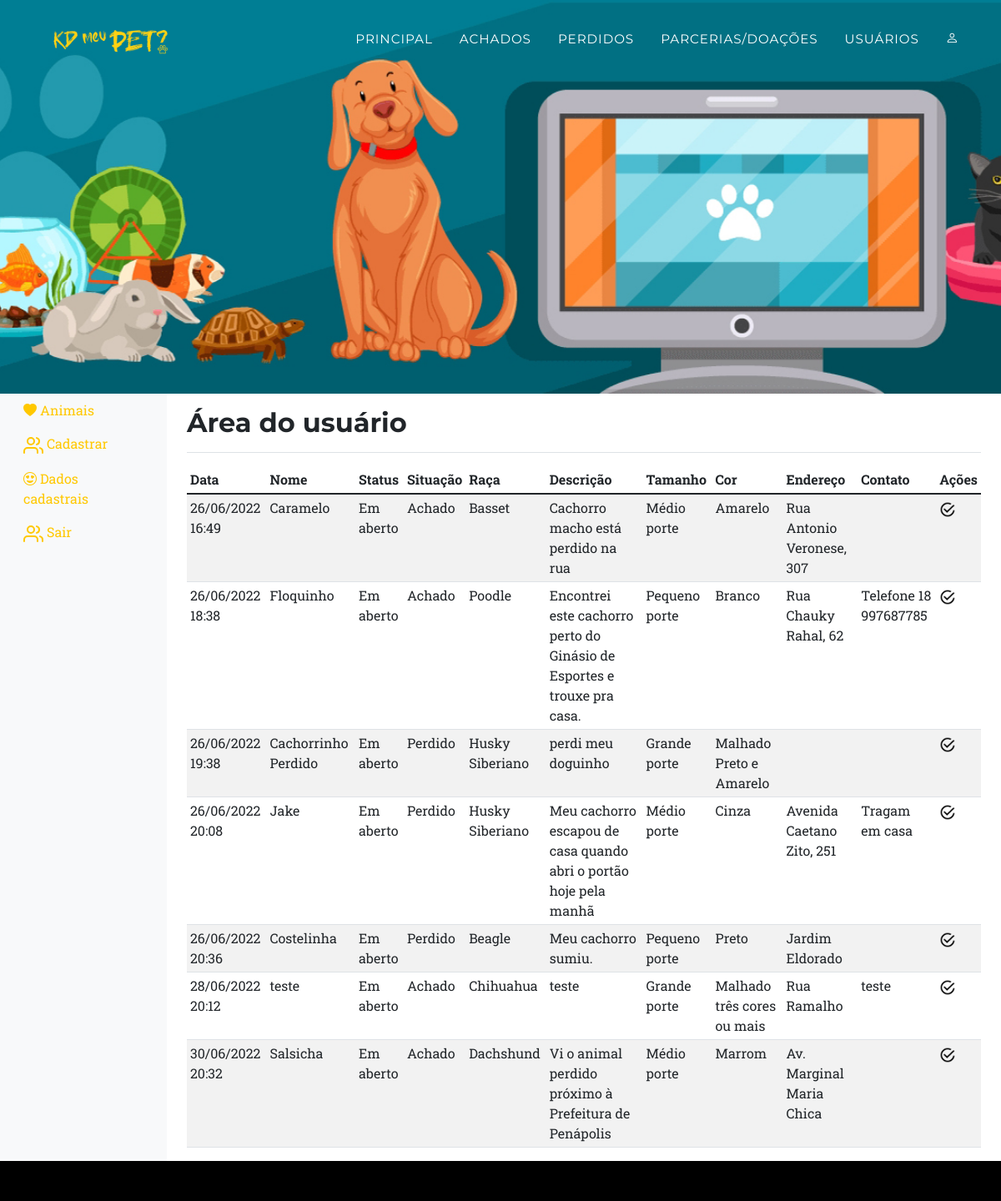
The page /user.php (signed in) on the database its author committed.
### tables this page shows
CREATE TABLE `cadastro_animal` (
  `c_id` int(11) NOT NULL,
  `c_nomeanimal` varchar(250) DEFAULT NULL,
  `c_foto` varchar(250) DEFAULT NULL,
  `c_descricao` text DEFAULT NULL,
  `c_usuario` int(11) DEFAULT NULL,
  `c_raca` int(11) DEFAULT NULL,
  `c_tamanho` int(11) DEFAULT NULL,
  `c_data` datetime DEFAULT NULL,
  `c_finalizado` int(11) DEFAULT NULL,
  `id_cor` int(11) DEFAULT NULL,
  `c_situacao` int(11) DEFAULT NULL,
  `c_endereco` varchar(200) DEFAULT NULL,
  `c_contato` varchar(200) DEFAULT NULL
);

CREATE TABLE `cadastro_raca` (
  `r_id` int(11) NOT NULL,
  `r_nome` varchar(250) DEFAULT NULL,
  `r_tipos` int(11) DEFAULT NULL
);

CREATE TABLE `cadastro_tamanho` (
  `t_id` int(11) NOT NULL,
  `t_nome` varchar(250) DEFAULT NULL
);

CREATE TABLE `cadastro_cor` (
  `c_id` int(11) NOT NULL,
  `c_cor` varchar(250) DEFAULT NULL
);

### user.php (the view, shortened to what this page needs)
<?php
  include_once"conexao.php";
?>
<!DOCTYPE html>
<html lang="pt">
    <head>
        <link href="css/styles.css" rel="stylesheet" />
        <link rel="stylesheet" href="https://cdn.jsdelivr.net/npm/bootstrap-icons@1.3.0/font/bootstrap-icons.css">
    </head>
    <body id="page-top">
        <nav class="navbar navbar-expand-lg navbar-dark fixed-top" id="mainNav">
            <div class="container">
                <a class="navbar-brand" href="index.php"><img src="assets/img/navbar-logo.png" alt="..." /></a>
                <div class="collapse navbar-collapse" id="navbarResponsive">
                 <?php include "topo.php"; ?>
                </div>
            </div>
        </nav>
        <header class="masthead">
        </header>
        <div class="container-fluid">
        <div class="row">
            <nav class="col-md-2 d-none d-md-block bg-light sidebar">
            <div class="sidebar-sticky">
            <?php include "menuuser.php"; ?>
            </div>
            </nav>
            <main role="main" class="col-md-9 ml-sm-auto col-lg-10 px-4">
            <div class="d-flex justify-content-between flex-wrap flex-md-nowrap align-items-center pt-3 pb-2 mb-3 border-bottom">
                <h1 class="h2">Área do usuário</h1>
            </div>
            <div class="table-responsive">
                <div class="table-responsive">
                <table class="table table-striped table-sm">
                <?php
                    $consulta = "SELECT * FROM cadastro_animal WHERE c_usuario = '". $_SESSION['usuarioId']."' ORDER BY c_id ASC";
                    $sql = $mysqli->query($consulta) or die($mysqli->error);
                    $conta = mysqli_num_rows($sql);
                    if($conta > 0)
                    {
                ?>
                <thead>
                    <tr>
                    <th>Data</th>
                    <th>Nome</th>
                    <th>Status</th>
                    <th>Situação</th>
                    <th>Raça</th>
                    <th>Descrição</th>
                    <th>Tamanho</th>
                    <th>Cor</th>
                    <th>Endereço</th>
                    <th>Contato</th>
                    <th>Ações</th>
                    </tr>
                </thead>
                <tbody>
                    <?php
                    while($dado = $sql->fetch_array())
                    {
                    ?>
                    <tr>
                    <td><?php echo date('d/m/Y H:i', strtotime($dado["c_data"])); ?></td>
                    <td><?php echo $dado["c_nomeanimal"]; ?></td>
                    <td>
                    <?php if ($dado["c_finalizado"] == 0)
                         { echo 'Em aberto'; }
                         else { echo 'Finalizado';}
                    ?>
                    </td>
                    <td>
                    <?php if ($dado["c_situacao"] == 1)
                         { echo 'Achado'; }
                         else { echo 'Perdido';}
                    ?>
                    </td>
                    <td>
                    <?php
                       $racas = "SELECT  * from cadastro_raca r";
                       $tabela = $mysqli->query($racas) or die($mysqli->error);
                       while($row = $tabela->fetch_array())
                       {
                        if ($dado["c_raca"] == $row['r_id'])
                          {
                            echo $row['r_nome'];
                    } }?>
                    </td>
                    <td><?php echo $dado["c_descricao"]; ?></td>
                    <td>
                    <?php
                       $tamanho = "SELECT  * from cadastro_tamanho t";
                       $tabela = $mysqli->query($tamanho) or die($mysqli->error);
                       while($tam = $tabela->fetch_array())
                       {
                        if ($dado["c_tamanho"] == $tam['t_id'])
                          {
                            echo $tam['t_nome'];
                    } }?>
                    </td>
                    <td>
                    <?php
                       $cor = "SELECT  * from cadastro_cor c";
                       $tabela = $mysqli->query($cor) or die($mysqli->error);
                       while($cores = $tabela->fetch_array())
                       {
                        if ($dado["id_cor"] == $cores['c_id'])
                          {
                            echo $cores['c_cor'];
                    } }?>
                    </td>
                    <td><?php echo $dado["c_endereco"]; ?></td>
                    <td><?php echo $dado["c_contato"]; ?> </td>
                    <td>
                    <a style="text-decoration:none" href="javascript: if(confirm('Tem certeza que deseja FINALIZAR?'))
                    location.href='re_finalizar.php?p=editar&c_id=<?php echo $dado['c_id']; ?>';">
                    <img src="img/check.png" height="20" width="20">
                    </a>
                    </td>
                    </tr>
                    <?php } ?>
                </tbody>
                <?php } ?>
                </table>
            </div>
            </div>
            </main>
        </div>
        </div>
        <footer class="footer2 py-4">
        </footer>
    </body>
</html>

### rows shown on the page
cadastro_animal: c_data "26/06/2022 16:49", c_nomeanimal "Caramelo", c_finalizado "Em aberto", shows "Achado", c_descricao "Cachorro macho está perdido na rua", c_endereco "Rua Antonio Veronese, 307"
cadastro_raca: r_nome "Basset"
cadastro_tamanho: t_nome "Médio porte"
cadastro_cor: c_cor "Amarelo"
cadastro_animal: c_data "26/06/2022 18:38", c_nomeanimal "Floquinho", c_finalizado "Em aberto", shows "Achado", c_descricao "Encontrei este cachorro perto do Ginásio de Esportes e trouxe pra casa.", c_endereco "Rua Chauky Rahal, 62", c_contato "Telefone 18 997687785"
cadastro_raca: r_nome "Poodle"
cadastro_tamanho: t_nome "Pequeno porte"
cadastro_cor: c_cor "Branco"
cadastro_animal: c_data "26/06/2022 19:38", c_nomeanimal "Cachorrinho Perdido", c_finalizado "Em aberto", c_descricao "perdi meu doguinho"
cadastro_raca: r_nome "Husky Siberiano"
cadastro_tamanho: t_nome "Grande porte"
cadastro_cor: c_cor "Malhado Preto e Amarelo"
cadastro_animal: c_data "26/06/2022 20:08", c_nomeanimal "Jake", c_finalizado "Em aberto", shows "Perdido", c_descricao "Meu cachorro escapou de casa quando abri o portão hoje pela manhã", c_endereco "Avenida Caetano Zito, 251", c_contato "Tragam em casa"
cadastro_cor: c_cor "Cinza"
cadastro_animal: c_data "26/06/2022 20:36", c_nomeanimal "Costelinha", c_finalizado "Em aberto", shows "Perdido", c_descricao "Meu cachorro sumiu.", c_endereco "Jardim Eldorado"
cadastro_raca: r_nome "Beagle"
cadastro_cor: c_cor "Preto"
cadastro_animal: c_data "28/06/2022 20:12", c_nomeanimal "teste", c_finalizado "Em aberto", shows "Achado", c_descricao "teste", c_endereco "Rua Ramalho", c_contato "teste"
cadastro_raca: r_nome "Chihuahua"
cadastro_cor: c_cor "Malhado três cores ou mais"
cadastro_animal: c_data "30/06/2022 20:32", c_nomeanimal "Salsicha", c_finalizado "Em aberto", shows "Achado", c_descricao "Vi o animal perdido próximo à Prefeitura de Penápolis", c_endereco "Av. Marginal Maria Chica"
cadastro_raca: r_nome "Dachshund"
cadastro_cor: c_cor "Marrom"
